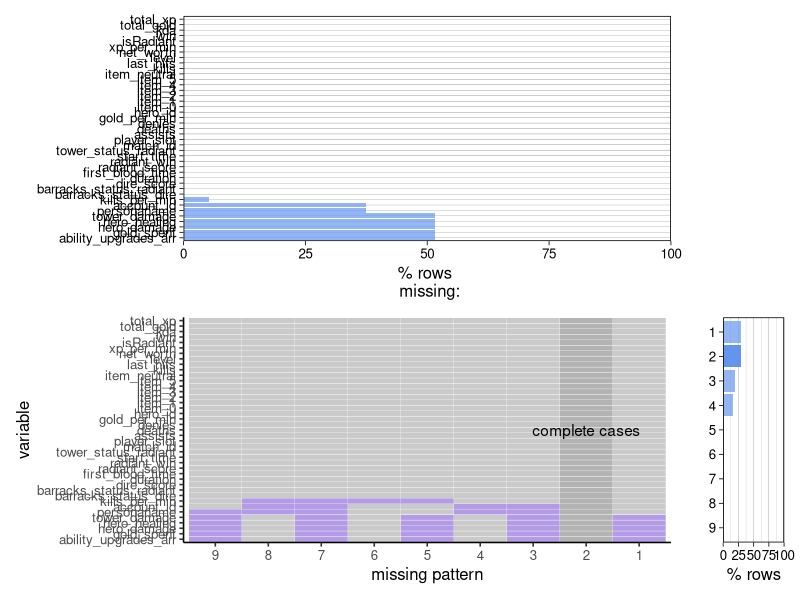
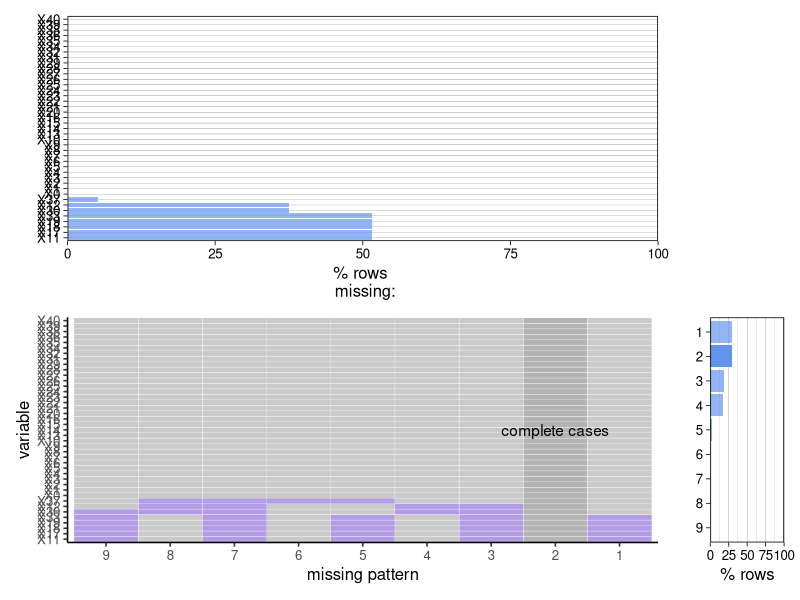

The R source for these figures, in order:
## ---- chunk 1
#| out-width: 100%
#| echo: false
#| fig-width: 10
#| fig-height: 10
library(tidyverse)
library(dplyr)

addata_csv <- read_csv("addataold.csv")

# THIS IS FROM THE REDAV PACKAGE 
# https://github.com/jtr13/redav/blob/main/R/plot_missing.R
# We had too many columns to plot and needed to modify the charts accordingly. 
# The only modifications made were to the heights and widths, and flipping coordinates

plot_missing <- function(x, percent = TRUE) {	
  na_count_all <- data.frame(is.na(x)) %>%	
    dplyr::group_by_all() %>%	
    dplyr::count(name = "count", sort = TRUE) %>%	
    dplyr::ungroup() %>%	
    tibble::rownames_to_column("pattern")	
  
  na_count_all <- na_count_all %>% 
    dplyr::mutate(pattern = factor(.data$pattern, levels = nrow(na_count_all):1))
  
  # count the number of columns with missing values; will be used later to determine if there's a "none missing" pattern	
  na_count_all <- na_count_all %>% 	
    dplyr::rowwise() %>%	
    dplyr::mutate(num_missing_cols = sum(dplyr::c_across(where(is.logical))))	
  
  # data frame for missing patterns bar chart	
  na_count_by_pattern <- na_count_all[,c("pattern", "count", "num_missing_cols")]
  na_count_by_pattern$none_missing <- ifelse(na_count_by_pattern$num_missing_cols == 0, TRUE, FALSE)

  # data frame for missing by column bar chart	
  na_count_by_column <- data.frame(is.na(x)) %>%	
    colSums() %>% 	
    sort(decreasing = TRUE) %>% 	
    tibble::enframe(name = "var", value = "count")	
  
  # tidy and sort na_count_all by column counts	
  na_count_all_tidy <- na_count_all %>% 	
    tidyr::pivot_longer(where(is.logical), names_to = "variable") %>%	
    dplyr::mutate(variable = factor(.data$variable, levels = na_count_by_column$var))  %>% 	
    dplyr::mutate(none_missing = ifelse(.data$num_missing_cols == 0, TRUE, FALSE))	
  
  # main plot
  main_plot <- ggplot2::ggplot(na_count_all_tidy, ggplot2::aes(.data$variable, .data$pattern, fill = factor(.data$value), alpha = .data$none_missing)) +	
    ggplot2::geom_tile(color = "white") +	
    ggplot2::scale_fill_manual(values = c("grey70", "mediumpurple")) +	
    ggplot2::scale_alpha_manual(values = c(.7, 1)) +	
    ggplot2::ylab("missing pattern") +	
    ggplot2::guides(fill = "none", alpha = "none") +	
    ggplot2::theme_classic(12) +
    coord_flip()
  
  # check for "none missing" pattern
  none_missing_pattern <- na_count_by_pattern %>%
    dplyr::filter(.data$none_missing) %>% dplyr::pull(.data$pattern)
  
  if (length(none_missing_pattern) > 0) {	
    main_plot <- main_plot +	
      ggplot2::annotate("text", x = (ncol(na_count_all)-2)/2,	
               y = nrow(na_count_all) + 1 - as.numeric(as.character(none_missing_pattern)),	
               label = "complete cases")	
  }	
  
  # margin plots
  
  denom <- ifelse(percent, nrow(x)/100, 1)
  
  missing_by_column_plot <- ggplot2::ggplot(na_count_by_column, ggplot2::aes(forcats::fct_inorder(.data$var), .data$count/denom)) +	
    ggplot2::geom_col(fill = "cornflowerblue", alpha = .7) +
    ggplot2::scale_y_continuous(expand = c(0, 0), n.breaks = 3) +	
    ggplot2::xlab("") +
    ggplot2::ylab(ifelse(percent, "% rows \n missing:", "num rows \n missing:")) +	
    ggplot2::theme_linedraw(12) + 	
    ggplot2::theme(panel.grid.major.x = ggplot2::element_blank(),	
          panel.grid.minor.x = ggplot2::element_blank()) +
    coord_flip()
  
  missing_by_pattern_plot <- 
    ggplot2::ggplot(na_count_by_pattern, ggplot2::aes(.data$pattern, .data$count/denom, alpha = .data$none_missing)) +
    ggplot2::geom_col(fill = "cornflowerblue") +
    ggplot2::coord_flip() +
    ggplot2::scale_y_continuous(expand = c(0, 0), n.breaks = 3) +
    ggplot2::scale_alpha_manual(values = c(.7, 1)) +
    ggplot2::xlab("") +
    ggplot2::ylab(ifelse(percent, "% rows", "row count")) +
    ggplot2::guides(alpha = "none") +
    ggplot2::theme_linedraw(12) +
    ggplot2::theme(panel.grid.major.y = ggplot2::element_blank(), 
          panel.grid.minor.y = ggplot2::element_blank()) +
    coord_flip()
  
  if (percent) {	
    missing_by_column_plot <- missing_by_column_plot +
      ggplot2::scale_y_continuous(expand = c(0, 0), n.breaks = 5,
                         limits = c(0, 100))	
    missing_by_pattern_plot <- missing_by_pattern_plot +
      ggplot2::scale_y_continuous(expand = c(0, 0), n.breaks = 5,
                         limits = c(0, 100))	
  }	
  
  missing_by_column_plot + patchwork::plot_spacer() + 	
    main_plot + missing_by_pattern_plot + 	
    patchwork::plot_layout(widths = c(8, 1), heights = c(8, 8))
}

plot_missing(addata_csv)

## ---- chunk 2
#| out-width: 100%
#| echo: false
#| fig-width: 10
#| fig-height: 10
library(tidyverse)
library(dplyr)

addata_csv <- read_csv("addata.csv")

# THIS IS FROM THE REDAV PACKAGE 
# https://github.com/jtr13/redav/blob/main/R/plot_missing.R
# We had too many columns to plot and needed to modify the charts accordingly. 
# The only modifications made were to the heights and widths, and flipping coordinates

plot_missing <- function(x, percent = TRUE) {	
  na_count_all <- data.frame(is.na(x)) %>%	
    dplyr::group_by_all() %>%	
    dplyr::count(name = "count", sort = TRUE) %>%	
    dplyr::ungroup() %>%	
    tibble::rownames_to_column("pattern")	
  
  na_count_all <- na_count_all %>% 
    dplyr::mutate(pattern = factor(.data$pattern, levels = nrow(na_count_all):1))
  
  # count the number of columns with missing values; will be used later to determine if there's a "none missing" pattern	
  na_count_all <- na_count_all %>% 	
    dplyr::rowwise() %>%	
    dplyr::mutate(num_missing_cols = sum(dplyr::c_across(where(is.logical))))	
  
  # data frame for missing patterns bar chart	
  na_count_by_pattern <- na_count_all[,c("pattern", "count", "num_missing_cols")]
  na_count_by_pattern$none_missing <- ifelse(na_count_by_pattern$num_missing_cols == 0, TRUE, FALSE)

  # data frame for missing by column bar chart	
  na_count_by_column <- data.frame(is.na(x)) %>%	
    colSums() %>% 	
    sort(decreasing = TRUE) %>% 	
    tibble::enframe(name = "var", value = "count")	
  
  # tidy and sort na_count_all by column counts	
  na_count_all_tidy <- na_count_all %>% 	
    tidyr::pivot_longer(where(is.logical), names_to = "variable") %>%	
    dplyr::mutate(variable = factor(.data$variable, levels = na_count_by_column$var))  %>% 	
    dplyr::mutate(none_missing = ifelse(.data$num_missing_cols == 0, TRUE, FALSE))	
  
  # main plot
  main_plot <- ggplot2::ggplot(na_count_all_tidy, ggplot2::aes(.data$variable, .data$pattern, fill = factor(.data$value), alpha = .data$none_missing)) +	
    ggplot2::geom_tile(color = "white") +	
    ggplot2::scale_fill_manual(values = c("grey70", "mediumpurple")) +	
    ggplot2::scale_alpha_manual(values = c(.7, 1)) +	
    ggplot2::ylab("missing pattern") +	
    ggplot2::guides(fill = "none", alpha = "none") +	
    ggplot2::theme_classic(12) +
    coord_flip()
  
  # check for "none missing" pattern
  none_missing_pattern <- na_count_by_pattern %>%
    dplyr::filter(.data$none_missing) %>% dplyr::pull(.data$pattern)
  
  if (length(none_missing_pattern) > 0) {	
    main_plot <- main_plot +	
      ggplot2::annotate("text", x = (ncol(na_count_all)-2)/2,	
               y = nrow(na_count_all) + 1 - as.numeric(as.character(none_missing_pattern)),	
               label = "complete cases")	
  }	
  
  # margin plots
  
  denom <- ifelse(percent, nrow(x)/100, 1)
  
  missing_by_column_plot <- ggplot2::ggplot(na_count_by_column, ggplot2::aes(forcats::fct_inorder(.data$var), .data$count/denom)) +	
    ggplot2::geom_col(fill = "cornflowerblue", alpha = .7) +
    ggplot2::scale_y_continuous(expand = c(0, 0), n.breaks = 3) +	
    ggplot2::xlab("") +
    ggplot2::ylab(ifelse(percent, "% rows \n missing:", "num rows \n missing:")) +	
    ggplot2::theme_linedraw(12) + 	
    ggplot2::theme(panel.grid.major.x = ggplot2::element_blank(),	
          panel.grid.minor.x = ggplot2::element_blank()) +
    coord_flip()
  
  missing_by_pattern_plot <- 
    ggplot2::ggplot(na_count_by_pattern, ggplot2::aes(.data$pattern, .data$count/denom, alpha = .data$none_missing)) +
    ggplot2::geom_col(fill = "cornflowerblue") +
    ggplot2::coord_flip() +
    ggplot2::scale_y_continuous(expand = c(0, 0), n.breaks = 3) +
    ggplot2::scale_alpha_manual(values = c(.7, 1)) +
    ggplot2::xlab("") +
    ggplot2::ylab(ifelse(percent, "% rows", "row count")) +
    ggplot2::guides(alpha = "none") +
    ggplot2::theme_linedraw(12) +
    ggplot2::theme(panel.grid.major.y = ggplot2::element_blank(), 
          panel.grid.minor.y = ggplot2::element_blank()) +
    coord_flip()
  
  if (percent) {	
    missing_by_column_plot <- missing_by_column_plot +
      ggplot2::scale_y_continuous(expand = c(0, 0), n.breaks = 5,
                         limits = c(0, 100))	
    missing_by_pattern_plot <- missing_by_pattern_plot +
      ggplot2::scale_y_continuous(expand = c(0, 0), n.breaks = 5,
                         limits = c(0, 100))	
  }	
  
  missing_by_column_plot + patchwork::plot_spacer() + 	
    main_plot + missing_by_pattern_plot + 	
    patchwork::plot_layout(widths = c(8, 1), heights = c(8, 8))
}

plot_missing(addata_csv)

